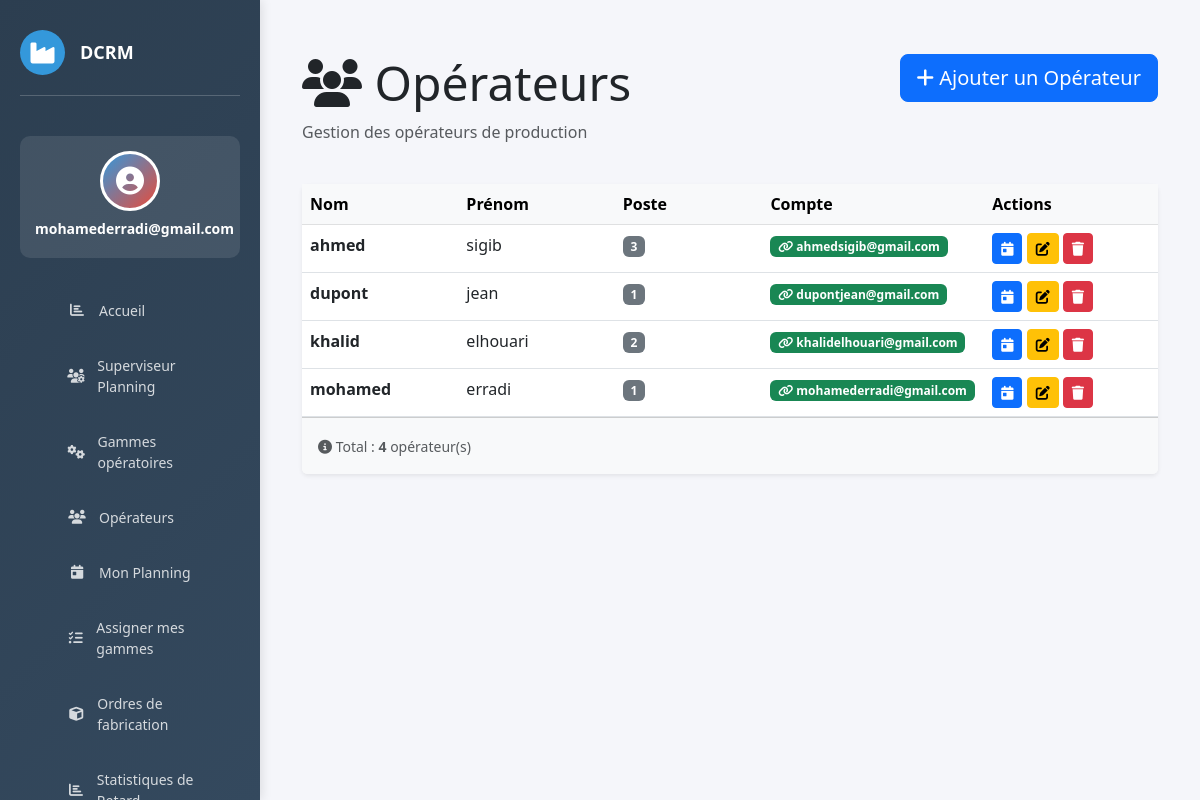
The app's page /operateurs/ (signed in) with its own data.
### website/models.py (models this page shows, shortened)
class Operateur(models.Model):
    SHIFT_CHOICES = [
        ('matin',      'Matin      (06h → 14h)'),
        ('normal',     'Normal     (08h → 17h)'),
        ('apres_midi', 'Après-midi (14h → 22h)'),
    ]
    nom    = models.CharField(max_length=100)
    prenom = models.CharField(max_length=100)
    poste  = models.CharField(max_length=100, blank=True)
    shift  = models.CharField(
        max_length=20,
        choices=SHIFT_CHOICES,
        default='normal',
        verbose_name="Type de shift"
    )
    user   = models.OneToOneField(
        User, null=True, blank=True,
        on_delete=models.SET_NULL,
        related_name='operateur_profil',
        verbose_name="Compte utilisateur"
    )

### website/views.py (the view)
# urls.py: path('operateurs/', views.operateurs_list, name='operateur_list'),
@login_required(login_url='home')
def operateurs_list(request):
    operateurs = Operateur.objects.all().order_by('nom')
    context = {
        'operateurs': operateurs,
    }
    return render(request, 'operateur/operateur_list.html', context)

### website/templates/operateur/operateur_list.html (shortened to what this page needs)
{% extends 'base.html' %}
{% load static %}
{% block content %}
<div class="container-fluid mt-4">
    <div class="row mb-4">
        <div class="col-md-8">
            <h1 class="display-5">
                <i class="fas fa-users"></i> Opérateurs
            </h1>
            <p class="text-muted">Gestion des opérateurs de production</p>
        </div>
        <div class="col-md-4 text-end">
            <a href="{% url 'ajouter_operateur' %}" class="btn btn-primary btn-lg">
                <i class="fas fa-plus"></i> Ajouter un Opérateur
            </a>
        </div>
    </div>
    <div class="card border-0 shadow-sm">
        <div class="card-body p-0">
            {% if operateurs %}
                <div class="table-responsive">
                    <table class="table table-hover mb-0">
                        <thead class="table-light">
                            <tr>
                                <th style="width: 18%">Nom</th>
                                <th style="width: 18%">Prénom</th>
                                <th style="width: 17%">Poste</th>
                                <th style="width: 12%">Compte</th>
                                <th style="width: 20%">Actions</th>
                            </tr>
                        </thead>
                        <tbody>
                            {% for operateur in operateurs %}
                            <tr>
                                <td>
                                    <strong>{{ operateur.nom }}</strong>
                                </td>
                                <td>
                                    {{ operateur.prenom }}
                                </td>
                                <td>
                                    {% if operateur.poste %}
                                        <span class="badge bg-secondary">{{ operateur.poste }}</span>
                                    {% else %}
                                        <span class="text-muted">-</span>
                                    {% endif %}
                                </td>
                                <td>
                                    {% if operateur.user %}
                                        <span class="badge bg-success"><i class="fas fa-link"></i> {{ operateur.user.username }}</span>
                                    {% else %}
                                        <span class="text-muted small">—</span>
                                    {% endif %}
                                </td>
                                <td>
                                    <a href="# "
                                       class="btn btn-sm btn-primary"
                                       title="Planning">
                                        <i class="fas fa-calendar-day"></i>
                                    </a>
                                    <a href="{% url 'modifier_operateur' operateur.id %}"
                                       class="btn btn-sm btn-warning"
                                       title="Modifier">
                                        <i class="fas fa-edit"></i>
                                    </a>
                                    <a href="{% url 'supprimer_operateur' operateur.id %}"
                                       class="btn btn-sm btn-danger"
                                       title="Supprimer"
                                       onclick="return confirm('Êtes-vous sûr de vouloir supprimer cet opérateur ?');">
                                        <i class="fas fa-trash"></i>
                                    </a>
                                </td>
                            </tr>
                            {% endfor %}
                        </tbody>
                    </table>
                </div>
                <div class="card-footer bg-light p-3">
                    <small class="text-muted">
                        <i class="fas fa-info-circle"></i>
                        Total : <strong>{{ operateurs.count }}</strong> opérateur(s)
                    </small>
                </div>
            {% endif %}
        </div>
    </div>
</div>
{% endblock %}

### website/templates/base.html (shortened to what this page needs)
{% load static %}
<!DOCTYPE html>
<html lang="fr">
<head>
    <link href="https://cdn.jsdelivr.net/npm/bootstrap@5.3.0/dist/css/bootstrap.min.css" rel="stylesheet">
    <link rel="stylesheet" href="https://cdnjs.cloudflare.com/ajax/libs/font-awesome/6.4.0/css/all.min.css">
</head>
<body>
    {% if user.is_authenticated %}
    <aside class="sidebar">
        <div class="sidebar-header">
            <div class="logo">
                <i class="fas fa-industry"></i>
            </div>
            <h3>DCRM</h3>
        </div>
        <div class="user-profile">
            <div class="user-avatar">
                <i class="fas fa-user-circle"></i>
            </div>
            <h6>{{ user.first_name|default:user.username }}</h6>
        </div>
        <ul class="sidebar-menu">
             <li>
                <a href="{% url 'dashboard' %}">
                    <i class="fas fa-chart-bar"></i>
                    <span>Accueil </span>
                </a>
            </li>
            <li>
                <a href="{% url 'superviseur_dashboard' %}">
                    <i class="fas fa-users-cog"></i>
                    <span>Superviseur Planning</span>
                </a>
            </li>
            <li>
                <a href="{% url 'gammes_list' %}">
                    <i class="fas fa-cogs"></i>
                    <span>Gammes opératoires</span>
                </a>
            </li>
            <li>
                <a href="{% url 'operateur_list' %}">
                    <i class="fas fa-users"></i>
                    <span>Opérateurs</span>
                </a>
            </li>
            {% if user.operateur_profil %}
            <li>
                <a href="{% url 'dashboard_operateur' operateur_id=user.operateur_profil.id %}">
                    <i class="fas fa-calendar-day"></i>
                    <span>Mon Planning</span>
                </a>
            </li>
            <li>
                <a href="{% url 'assigner_gammes' operateur_id=user.operateur_profil.id %}">
                    <i class="fas fa-tasks"></i>
                    <span>Assigner mes gammes</span>
                </a>
            </li>
            {% endif %}
            <li>
                <a href="{% url 'of_list' %}">
                    <i class="fas fa-cube"></i>
                    <span>Ordres de fabrication</span>
                </a>
            </li>
                <li>
                <a href="{% url 'list_retard' %}">
                    <i class="fas fa-chart-bar"></i>
                    <span>Statistiques de Retard</span>
                </a>
            </li>
        </ul>
    </aside>
    {% endif %}
    <div class="main-content">
        {% block content %}
        {% endblock %}
    </div>
</body>
</html>

### website/templates/base.html (style rules this page uses)
:root { --primary: #2c3e50; --secondary: #3498db; --danger: #e74c3c; --success: #27ae60; --warning: #f39c12; }
* { margin: 0; padding: 0; box-sizing: border-box; }
body { font-family: 'Segoe UI', Tahoma, Geneva, Verdana, sans-serif; background-color: #f5f6fa; }
.sidebar { position: fixed; top: 0; left: 0; height: 100vh; width: 260px; background: linear-gradient(135deg, var(--primary) 0%, #34495e 100%); color: white; padding: 30px 20px; overflow-y: auto; box-shadow: 2px 0 10px rgba(0,0,0,0.1); z-index: 1000; }
.sidebar-header { display: flex; align-items: center; gap: 15px; margin-bottom: 40px; padding-bottom: 20px; border-bottom: 1px solid rgba(255,255,255,0.2); }
.sidebar-header .logo { width: 45px; height: 45px; background: var(--secondary); border-radius: 50%; display: flex; align-items: center; justify-content: center; font-size: 24px; }
.sidebar-header h3 { font-size: 18px; font-weight: 700; margin: 0; }
.user-profile { background: rgba(255,255,255,0.1); padding: 15px; border-radius: 10px; margin-bottom: 30px; text-align: center; }
.user-avatar { width: 60px; height: 60px; background: linear-gradient(135deg, var(--secondary), var(--danger)); border-radius: 50%; margin: 0 auto 10px; display: flex; align-items: center; justify-content: center; font-size: 28px; border: 3px solid white; }
.user-profile h6 { margin: 10px 0 5px; font-weight: 600; font-size: 14px; }
.sidebar-menu { list-style: none; margin-bottom: 30px; }
.sidebar-menu li { margin-bottom: 10px; }
.sidebar-menu a { display: flex; align-items: center; gap: 12px; padding: 12px 15px; color: rgba(255,255,255,0.8); text-decoration: none; border-radius: 8px; transition: all 0.3s ease; font-size: 14px; }
.sidebar-menu i { width: 20px; text-align: center; }
.main-content { margin-left: 260px; padding: 30px; min-height: 100vh; }

### records on screen
Operateur: nom "ahmed", prenom "sigib", poste "3", user.username "ahmedsigib@gmail.com"
Operateur: nom "dupont", prenom "jean", poste "1", user.username "dupontjean@gmail.com"
Operateur: nom "khalid", prenom "elhouari", poste "2", user.username "khalidelhouari@gmail.com"
Operateur: nom "mohamed", prenom "erradi", poste "1", user.username "mohamederradi@gmail.com"

### other values on screen
{{ user.first_name|default:user.username }} "mohamederradi@gmail.com"
{{ operateurs.count }} "4"
